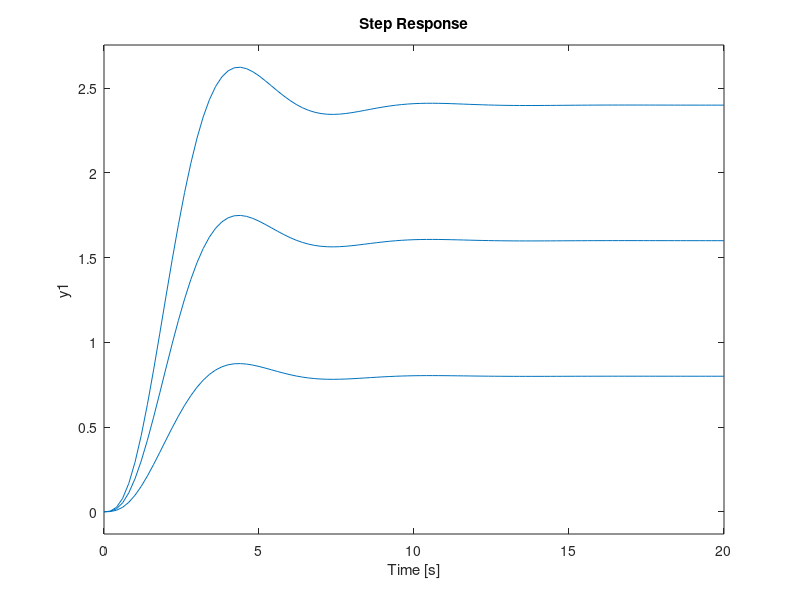

The MATLAB script that drew this image:
z = []
p = [-0.5+i -0.5-i -1];

k = 1;
sys1=zpk(z,p,k);
step(sys1)
hold on

k = 2;
sys2=zpk(z,p,k);
step(sys2)
hold on

k = 3;
sys3=zpk(z,p,k);
step(sys3)
grid
